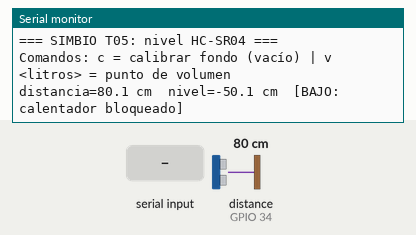
Bench run of a sketch on a simulated ESP32. Shown: the last lines printed to the serial monitor. Wiring (inferred from the names in the program): ultrasonic range finder: trigger GPIO 25; echo GPIO 34. Inputs (shaded band) come from the test bench; at power-on: distance to the obstacle (sensor on GPIO 34) 80 cm. The echo pulse lasts 58.3 µs per cm.

Above: at 1.5 s.
1.6 s: distance to the obstacle (sensor on GPIO 34) set to 2 cm
At 2.7 s:
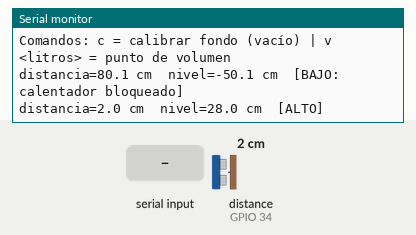
4.7 s: "c\n" received over Serial
At 6.05 s:
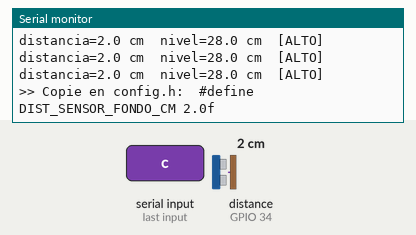
7.3 s: "v 90\n" received over Serial
At 8.96 s:
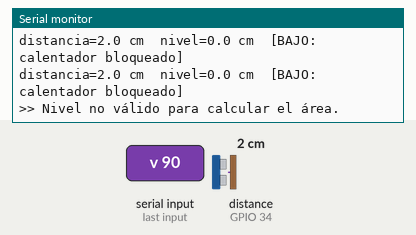
10.2 s: distance to the obstacle (sensor on GPIO 34) set to 4 cm
At 11.3 s:
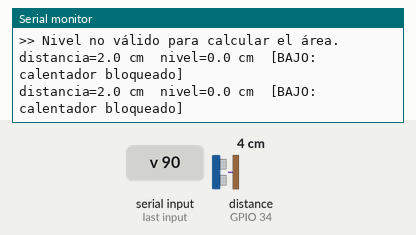
Timing chart, 0 to 12.7 s (numbered marks = the images above; inputs shaded):
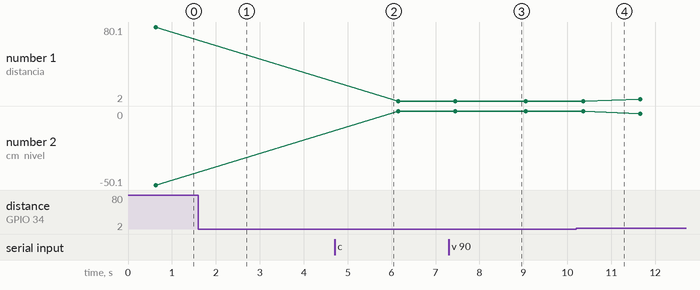

The sketch:

T05_nivel_hcsr04.ino
```cpp
/*
  SIMBIO - Tramo 5: nivel del tanque con HC-SR04
  ----------------------------------------------
  Conexiones:
    HC-SR04 VCC 5 V, GND, Trig GPIO 25.
    Echo -> 680 ohm -> GPIO 34 ; GPIO 34 -> 1 kohm -> GND   (divisor: 5 V -> ~3,0 V)
  Uso (monitor serie a 115200, "Nueva línea"):
    1) En la mesa: apunte a un libro a 10, 20 y 30 cm (con regla) y compare.
    2) Sensor ya en la tapa, garrafón VACÍO: envíe  c
       -> le dice el valor de DIST_SENSOR_FONDO_CM para config.h del firmware.
    3) Agregue agua medida con una jarra (por ejemplo de 2 L en 2 L): después de cada
       adición envíe  v <litros_totales>   (ej.  v 4)
       -> calcula el área del garrafón (AREA_TANQUE_CM2 de config.h) con cada punto.
  Nivel = DIST_SENSOR_FONDO_CM - distancia medida.
*/
const int TRIG = 25, ECHO = 34;

float DIST_SENSOR_FONDO_CM = 30.0;   // <- se reemplaza con el comando "c"
const float NIVEL_MIN_CM = 19.0;     // por debajo: el calentador queda bloqueado
const float NIVEL_MAX_CM = 26.0;     // por encima: no se dosifica melaza
const float T_AIRE_C = 20.0;         // temperatura del aire bajo la tapa (aprox.)

float medirUnaVez() {
  digitalWrite(TRIG, LOW);
  delayMicroseconds(4);
  digitalWrite(TRIG, HIGH);
  delayMicroseconds(10);
  digitalWrite(TRIG, LOW);
  unsigned long us = pulseIn(ECHO, HIGH, 30000);
  if (us == 0) return NAN;
  float c = 331.3 + 0.606 * T_AIRE_C;          // velocidad del sonido, m/s
  return us * c / 20000.0;                     // ida y vuelta -> cm
}

// Mediana de 5 lecturas: descarta ecos sueltos y gotas de condensación
float medirCm() {
  float v[5];
  int n = 0;
  for (int i = 0; i < 5; i++) {
    float d = medirUnaVez();
    if (!isnan(d) && d >= 2.0 && d <= 400.0) v[n++] = d;
    delay(60);
  }
  if (n < 3) return NAN;
  for (int i = 0; i < n - 1; i++)
    for (int j = i + 1; j < n; j++)
      if (v[j] < v[i]) { float t = v[i]; v[i] = v[j]; v[j] = t; }
  return v[n / 2];
}

void setup() {
  Serial.begin(115200);
  delay(300);
  pinMode(TRIG, OUTPUT);
  digitalWrite(TRIG, LOW);
  pinMode(ECHO, INPUT);
  Serial.println("\n=== SIMBIO T05: nivel HC-SR04 ===");
  Serial.println("Comandos: c = calibrar fondo (vacío) | v <litros> = punto de volumen");
}

void loop() {
  if (Serial.available()) {
    String cmd = Serial.readStringUntil('\n');
    cmd.trim();
    if (cmd == "c") {
      float d = medirCm();
      if (isnan(d)) Serial.println(">> Sin eco: revise el montaje.");
      else {
        DIST_SENSOR_FONDO_CM = d;
        Serial.printf(">> Copie en config.h:  #define DIST_SENSOR_FONDO_CM %.1ff\n", d);
      }
    } else if (cmd.startsWith("v ")) {
      float litros = cmd.substring(2).toFloat();
      float d = medirCm();
      float nivel = DIST_SENSOR_FONDO_CM - d;
      if (isnan(d) || nivel <= 0.5) Serial.println(">> Nivel no válido para calcular el área.");
      else Serial.printf(">> %.2f L con nivel %.1f cm -> área = %.0f cm2 (AREA_TANQUE_CM2)\n",
                         litros, nivel, litros * 1000.0 / nivel);
    }
  }

  float d = medirCm();
  if (isnan(d)) {
    Serial.println("Sin eco (¿sensor torcido, mojado o fuera de rango?)");
  } else {
    float nivel = DIST_SENSOR_FONDO_CM - d;
    Serial.printf("distancia=%.1f cm  nivel=%.1f cm", d, nivel);
    if (nivel < NIVEL_MIN_CM) Serial.print("  [BAJO: calentador bloqueado]");
    if (nivel > NIVEL_MAX_CM) Serial.print("  [ALTO]");
    Serial.println();
  }
  delay(1000);
}
```

Measured:
- after the input at 1.6 s, the serial monitor: prints a new line after 0.33 s (image 1)
- after the input at 4.7 s, the serial monitor: prints a new line after 1.1 s (image 2)
- after the input at 7.3 s, the serial monitor: prints a new line after 1.5 s (image 3)
- plotted number 1: 2 → 4 after the input at 10.2 s
- plotted number 2: -50.1 → 0 after the input at 4.7 s, 0 → -2 after the input at 10.2 s
